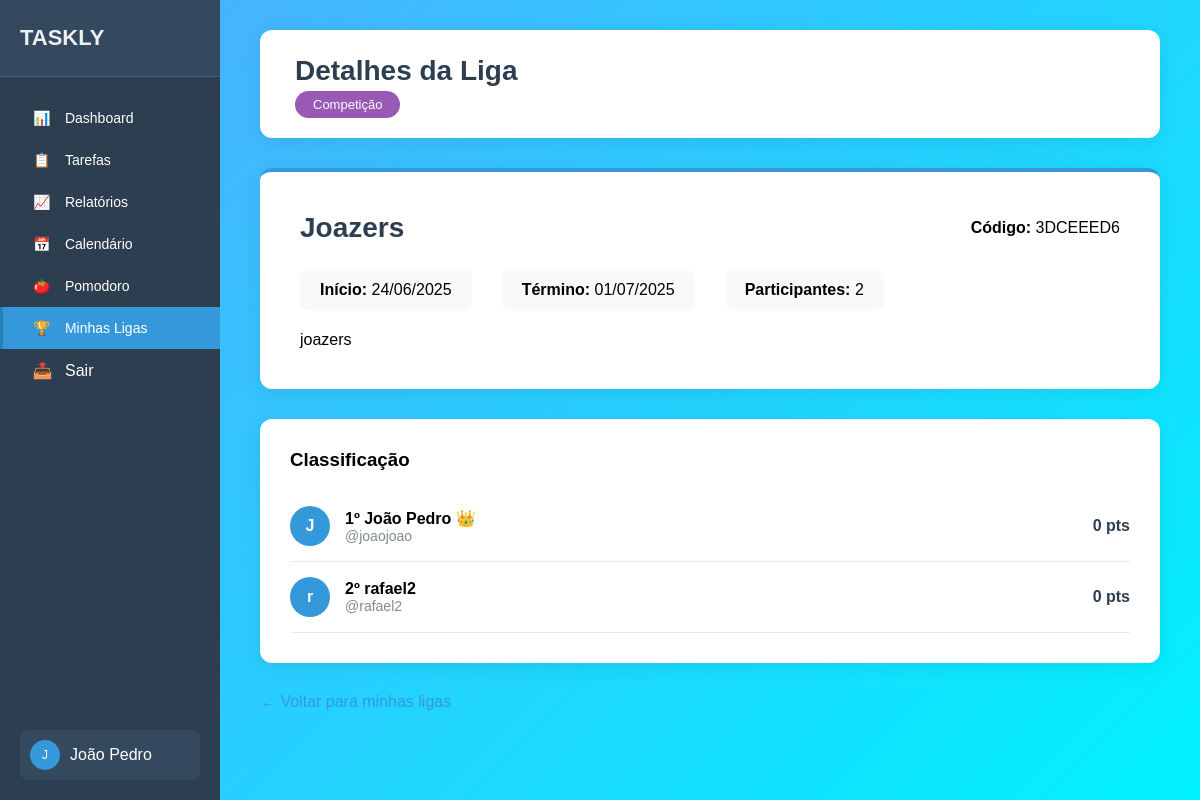
The app's page /criar-liga/ligas/3/ (signed in) with its own data.
### leaderboard/models.py (models this page shows, shortened)
class Liga(models.Model):
    nome = models.CharField(max_length=100)
    descricao = models.TextField(blank=True)
    data_inicio = models.DateField(null=True, blank=True)
    data_fim = models.DateField(null=True, blank=True)
    codigo_convite = models.CharField(
        max_length=20,
        unique=True,
        default=gerar_codigo_convite,
        help_text="Código para ingresso na liga.",
    )
    competidores = models.ManyToManyField(
        Competidor,
        through="Participacao",
        related_name="ligas",
    )
    class Meta:
        verbose_name = "liga"
        verbose_name_plural = "ligas"

class Participacao(models.Model):
    competidor = models.ForeignKey(
        Competidor,
        on_delete=models.CASCADE,
        related_name="participacoes",
    )
    liga = models.ForeignKey(
        Liga,
        on_delete=models.CASCADE,
        related_name="participacoes",
    )
    pontuacao = models.IntegerField(default=0)
    data_entrada = models.DateTimeField(auto_now_add=True)
    class Meta:
        unique_together = ("competidor", "liga")
        verbose_name = "participação"
        verbose_name_plural = "participações"

class Competidor(models.Model):
    usuario = models.OneToOneField(
        User,
        on_delete=models.CASCADE,
        related_name="competidor",
    )

### leaderboard/views.py (the view)
# urls.py: path('criar-liga/ligas/<int:liga_id>/', views.detalhe_liga, name='detalhe_liga'),
@login_required
def detalhe_liga(request, liga_id):
    liga = get_object_or_404(Liga, id=liga_id)
    participacoes = liga.participacoes.order_by('-pontuacao')
    return render(request, 'detalhe_liga.html', {
        'liga': liga,
        'participacoes': participacoes,
    })

### tasks/novos_context.py (called while the page is built)
def lista_tarefas_do_dia(request):
    today = timezone.now()
    lista_tarefas = Task.objects.all().filter(
        completo=False,
        data_vencimento=today
    )
    total_tarefas = lista_tarefas.count()
    return {"lista_tarefas_do_dia_geral": lista_tarefas, "total_tarefas_do_dia_geral": total_tarefas}

def lista_tarefas_afazer(request):
    now = timezone.now()
    lista_tarefas = Task.objects.all().filter(
        completo=False,
        data_vencimento__gte=now
    )
    total_tarefas = lista_tarefas.count()
    return {"lista_tarefas_afazer_geral": lista_tarefas, "total_tarefas_afazer_geral": total_tarefas}

def lista_tarefas_concluidas(request):
    lista_tarefas = Task.objects.all().filter(
        completo=True,
    )
    total_tarefas = lista_tarefas.count()
    return {"lista_tarefas_concluidas_geral": lista_tarefas, "total_tarefas_concluidas_geral": total_tarefas}

def lista_tarefas_atrasadas(request):
    now = timezone.now()
    lista_tarefas = Task.objects.all().filter(
        data_vencimento__lt=now,
        completo=False
    ).order_by('data_vencimento')
    total_tarefas = lista_tarefas.count()
    return {"lista_tarefas_atrasadas_geral": lista_tarefas, "total_tarefas_atrasadas_geral": total_tarefas}

def total_tarefas(request):
    total_tarefas_pessoal = Task.objects.all().filter(categoria='PESSOAL')
    total_tarefas_estudo = Task.objects.all().filter(categoria='ESTUDOS')
    total_tarefas_trabalho = Task.objects.all().filter(categoria='TRABALHO')
    return {"total_tarefas_pessoal_geral": total_tarefas_pessoal.count(), "total_tarefas_estudos_geral": total_tarefas_estudo.count(), "total_tarefas_trabalho_geral": total_tarefas_trabalho.count()}

### leaderboard/migrations/templates/detalhe_liga.html (shortened to what this page needs)
<!DOCTYPE html>
<html lang="pt-br">
<head>
</head>
<body>
    <div class="sidebar">
        <div class="sidebar-header">
            <a href="{% url 'leaderboard:homepage' %}" style="text-decoration: none"><h2>TASKLY</h2></a>
        </div>
        <div class="nav-menu">
            <a href="{% url 'leaderboard:homepage' %}" class="nav-item">
                <span>📊</span>
                <span>Dashboard</span>
            </a>
            <a href="{% url 'task:listatarefas' %}" class="nav-item">
                <span>📋</span>
                <span>Tarefas</span>
            </a>
            <a href="{% url 'leaderboard:relatorio' %}" class="nav-item">
                <span>📈</span>
                <span>Relatórios</span>
            </a>
            <a href="{% url 'leaderboard:calendario' %}" class="nav-item">
                <span>📅</span>
                <span>Calendário</span>
            </a>
            <a href="{% url 'task:pomodoro' %}" class="nav-item">
                <span>🍅</span>
                <span>Pomodoro</span>
            </a>
            <a href="{% url 'leaderboard:minhas_ligas' %}" class="nav-item active">
                <span>🏆</span>
                <span>Minhas Ligas</span>
            </a>
            <button class="btn-sair" onclick="logout()"><span>📤</span> <span class="span-btn">Sair</span> </button>
        </div>
        <div class="user-section">
           <a href="{% url 'task:atualizarperfil' %}" class="user-item">
                <div class="user-avatar-mini">
                    {% if user.first_name %}
                        {{ user.first_name.0|upper }}
                    {% else %}
                        {{ user.username.0|upper }}
                    {% endif %}
                </div>
                <span>{{ user.get_full_name|default:user.username }}</span>
            </a>
            </div>
        </div>
    <div class="main-content">
        <div class="page-header">
            <div class="header-left">
                <h1>Detalhes da Liga</h1>
                <span class="calendar-tag">Competição</span>
            </div>
        </div>
        <div class="league-detail-card">
            <div class="detail-header">
                <h2 class="detail-title">{{ liga.nome }}</h2>
                <div class="league-code" style="font-size: 16px;">
                    <strong>Código:</strong> {{ liga.codigo_convite }}
                </div>
            </div>
            <div class="detail-meta">
                <div class="meta-item">
                    <strong>Início:</strong> {{ liga.data_inicio|date:"d/m/Y" }}
                </div>
                <div class="meta-item">
                    <strong>Término:</strong> {{ liga.data_fim|date:"d/m/Y" }}
                </div>
                <div class="meta-item">
                    <strong>Participantes:</strong> {{ participacoes|length }}
                </div>
            </div>
            <p>{{ liga.descricao|default:"Esta liga não possui descrição." }}</p>
        </div>
        <div style="background: white; border-radius: 12px; padding: 30px; box-shadow: 0 4px 20px rgba(0,0,0,0.08);">
            <h3 style="margin-top: 0; margin-bottom: 20px;">Classificação</h3>
            <ul class="participants-list">
    {% for participacao in participacoes %}
    <li class="participant-item">
        <div class="participant-info">
            <div class="participant-avatar">
                {{ participacao.competidor.usuario.first_name.0|default:"U" }}
            </div>
            <div>
                <strong>
                    {{ forloop.counter }}º
                    {{ participacao.competidor.usuario.get_full_name|default:participacao.competidor.usuario.username }}
                    {% if forloop.first %} 👑{% endif %}
                </strong>
                <div style="font-size: 14px; color: #7f8c8d;">@{{ participacao.competidor.usuario.username }}</div>
            </div>
        </div>
        <div style="font-weight: bold; color: #2c3e50;">
            {{ participacao.pontuacao }} pts
        </div>
    </li>
    {% empty %}
    <li style="text-align: center; padding: 30px; color: #7f8c8d;">
        Nenhum participante nesta liga
    </li>
    {% endfor %}
</ul>
        </div>
        <div style="margin-top: 30px;">
            <a href="{% url 'leaderboard:minhas_ligas' %}" class="back-link">
                ← Voltar para minhas ligas
            </a>
        </div>
    </div>
</body>
</html>

### leaderboard/migrations/templates/detalhe_liga.html (style rules this page uses)
* { margin: 0; padding: 0; box-sizing: border-box; }
body { font-family: 'Arial', sans-serif; background: linear-gradient(135deg, #4facfe 0%, #00f2fe 100%); min-height: 100vh; display: flex; }
.sidebar { width: 220px; background: #2c3e50; color: white; padding: 0; min-height: 100vh; position: fixed; left: 0; top: 0; }
.sidebar-header { padding: 25px 20px; background: #34495e; border-bottom: 1px solid #4a5f7a; }
.sidebar-header h2 { font-size: 22px; font-weight: bold; color: #ecf0f1; }
.nav-menu { padding: 20px 0; }
.nav-item { padding: 12px 20px; cursor: pointer; transition: all 0.3s ease; border-left: 3px solid transparent; text-decoration: none; color: white; display: block; }
.btn-sair { background: transparent; border: none; padding: 12px 20px; cursor: pointer; transition: all 0.3s ease; border-left: 3px solid transparent; text-decoration: none; color: white; display: block; font-size: 1rem; padding-left: 1.85rem; width: 100%; text-align: left; }
.span-btn { margin-left: .5rem; }
.nav-item.active { background: #3498db; border-left-color: #2980b9; }
.nav-item span { margin-left: 10px; font-size: 14px; }
.user-section { position: absolute; bottom: 20px; left: 20px; right: 20px; }
.user-item { display: flex; align-items: center; padding: 10px; background: #34495e; border-radius: 8px; text-decoration: none; color: inherit; }
.user-avatar-mini { width: 30px; height: 30px; background: #3498db; border-radius: 50%; display: flex; align-items: center; justify-content: center; color: white; font-size: 12px; margin-right: 10px; }
.main-content { margin-left: 220px; flex: 1; padding: 30px 40px; max-width: calc(100vw - 220px); }
.page-header { background: white; padding: 25px 35px; border-radius: 12px; box-shadow: 0 4px 20px rgba(0,0,0,0.08); margin-bottom: 30px; display: flex; justify-content: space-between; align-items: center; }
.header-left h1 { color: #2c3e50; font-size: 28px; margin-bottom: 8px; }
.calendar-tag { background: #9b59b6; color: white; padding: 6px 18px; border-radius: 20px; font-size: 13px; font-weight: 500; }
.league-detail-card { background: white; border-radius: 12px; padding: 40px; box-shadow: 0 4px 20px rgba(0,0,0,0.08); margin-bottom: 30px; border-top: 4px solid #3498db; }
.detail-header { display: flex; justify-content: space-between; align-items: center; margin-bottom: 25px; flex-wrap: wrap; gap: 20px; }
.detail-title { font-size: 28px; color: #2c3e50; margin: 0; }
.detail-meta { display: flex; gap: 30px; margin-bottom: 20px; flex-wrap: wrap; }
.meta-item { background: #f8f9fa; padding: 12px 20px; border-radius: 10px; }
.participants-list { list-style: none; padding: 0; }
.participant-item { display: flex; justify-content: space-between; align-items: center; padding: 15px 0; border-bottom: 1px solid #e9ecef; }
.participant-info { display: flex; align-items: center; gap: 15px; }
.participant-avatar { width: 40px; height: 40px; background: #3498db; border-radius: 50%; display: flex; align-items: center; justify-content: center; color: white; font-weight: bold; }
.back-link { display: inline-flex; align-items: center; gap: 8px; color: #3498db; text-decoration: none; font-weight: 500; }

### records on screen
Liga: nome "Joazers", codigo_convite "3DCEEED6", data_inicio "24/06/2025", data_fim "01/07/2025", descricao "joazers"
Participacao: competidor.usuario.first_name.0 "J", competidor.usuario.get_full_name "João Pedro", competidor.usuario.username "joaojoao", pontuacao "0"
Participacao: competidor.usuario.first_name.0 "r", competidor.usuario.get_full_name "rafael2", competidor.usuario.username "rafael2", pontuacao "0"

### other values on screen
{{ user.first_name.0|upper }} "J"
{{ user.get_full_name|default:user.username }} "João Pedro"
{{ participacoes|length }} "2"
